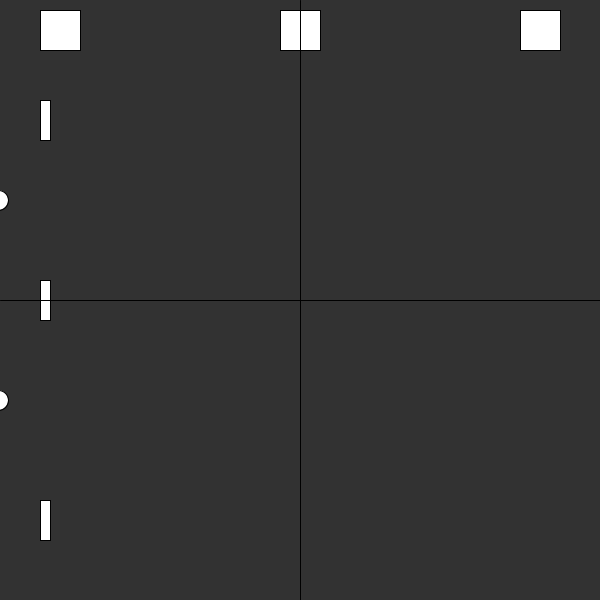
Frame 1 (no input)
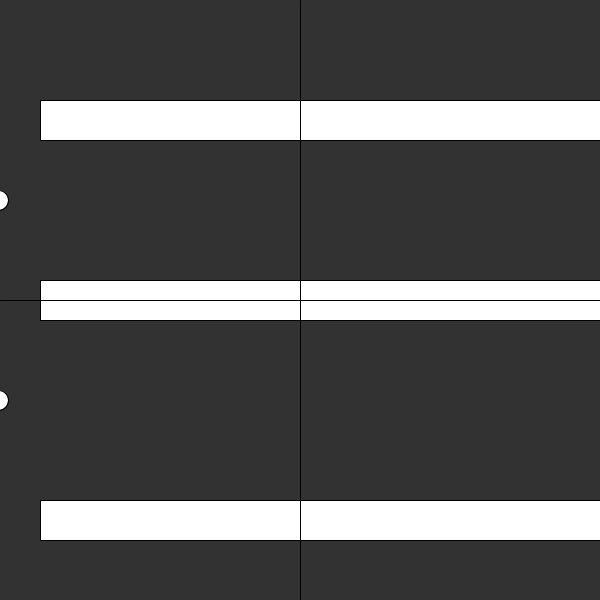
Frame 60 (the mouse pressed at the canvas centre just before this capture)
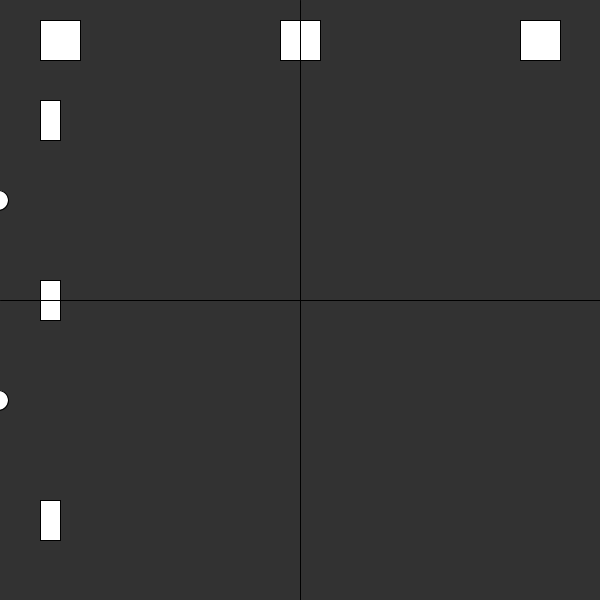
Frame 120 (the mouse held since frame 60 and released just before this capture)

The Processing sketch that drew these frames (run headless with seeded random() and noise(); from frame 60 on, the mouse is pressed at the canvas centre):

// Processing sketch: processing_84441
// ── processing_84441.pde

// The aim of the is video game is to get the two balls across the screen and back
// without them touching the moving rectangles
// To move the balls across the screen you must press a key 
// once they reach the otherside and you realise the key the balls will change direction 
// you can then change their direction by pressing a key or change the speed by clicking the mouse 

int x = 0; // The location of the rectanggles
int y = 0; // the location of the ciracles
int speed = 10; // The speed of the rectangles
int speed1 = 2; // The speed of the circles
int state = 0; // The variable that keeps track of the circle going across the screen

void setup() { 
  size(600,600); 
  smooth();
} 
 void draw() { 
   background(50); // The background is set to grey
   bounce(); // The function that makes the rectangles bounce back and forth
   move(); // The function that makes the rectangles and circles move
   display(); // The function that displays all of the shapes 
   mouse(); 
 } 
 
 void move () { 
   x = x + speed; // This is the speed of the rectangles
   y = y + speed1; // the speed of the circles
 } 
 
 void bounce() { 
   if ((x>width) || (x<0)) { // When the rectangle reaches the edge of the screen 
     speed = speed * -1; }   // Multiplying the speed by -1 will make the rectangle bounce back
   if ((y>width) || (y<0)) {
     speed1 = speed1 * -2; } 
   if (!keyPressed) { // Pressing any key will change the direction of the balls
     speed1 = speed1 * -1;  
   } 
 } 
  
 void display() {   // This function is what displays the circles, lines going up and down the screen and the rectangles
   rect(40,x,40,40); 
   rect(520,x,40,40);
   rect(280,x,40,40);
   rect(40,100,x,40); 
   rect(40,280,x,40); 
   rect(40,500,x,40); 
   line(0,300,600,300); 
   line(300,600,300,0); 
   ellipse(y,200,20,20); 
   ellipse(y,400,20,20);
 }  
  
  void mouse() {  
    if (!mousePressed) { // If the mouse has not been pressed then speed of the balls will be one
      speed1 = 2; 
    } else { // If it has been pressed it will change to five
      speed1 = 5;
     
    } 
  
  if (state == 0) { // This functions keeps track of the balls moving across the screen and back again
    y = y + speed1; 
    if (y > width-10) { 
      y = width-10; 
      state = 1; 
    } 
  } 
  }
